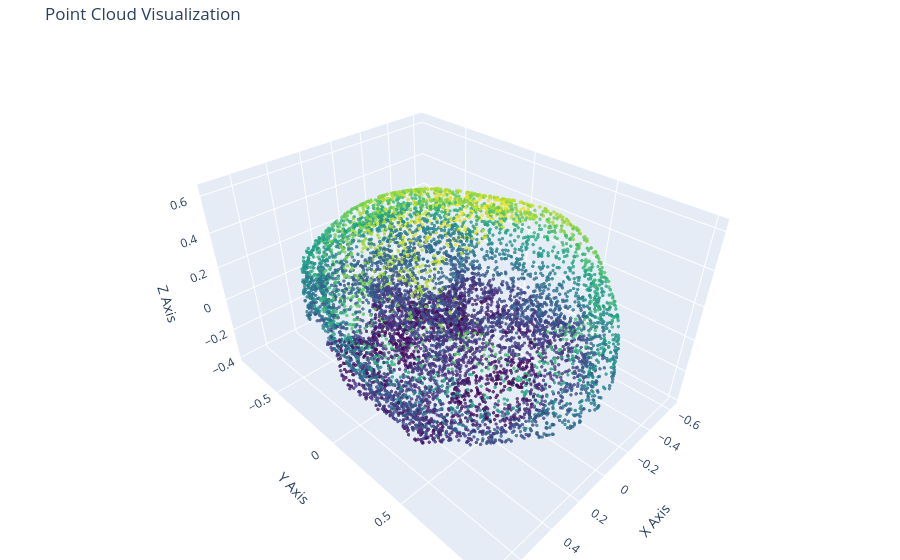

The notebook cell this image was saved under:
### Code cell
visualize_cloud("../../data/14161307/SkullFix/point_clouds/incomplete/skull_000_incomplete.ply")

### Figure 1 — Plotly figure (JSON) as saved in the notebook; plotly's stock layout.template omitted (floating-point values rounded to 4 significant figures; data arrays with more than 128 entries replaced by an {"elided": "..."} marker saying what was removed)
{"data": [{"marker": {"color": {"elided": "8192 float values"}, "colorscale": [[0, "#440154"], [0.1111, "#482878"], [0.2222, "#3e4989"], [0.3333, "#31688e"], [0.4444, "#26828e"], [0.5556, "#1f9e89"], [0.6667, "#35b779"], [0.7778, "#6ece58"], [0.8889, "#b5de2b"], [1, "#fde725"]], "opacity": 0.8, "size": 2}, "mode": "markers", "type": "scatter3d", "x": {"elided": "8192 float values"}, "y": {"elided": "8192 float values"}, "z": {"elided": "8192 float values"}}], "layout": {"margin": {"b": 0, "l": 0, "r": 0, "t": 40}, "scene": {"xaxis": {"title": {"text": "X Axis"}}, "yaxis": {"title": {"text": "Y Axis"}}, "zaxis": {"title": {"text": "Z Axis"}}}, "title": {"text": "Point Cloud Visualization"}}}
